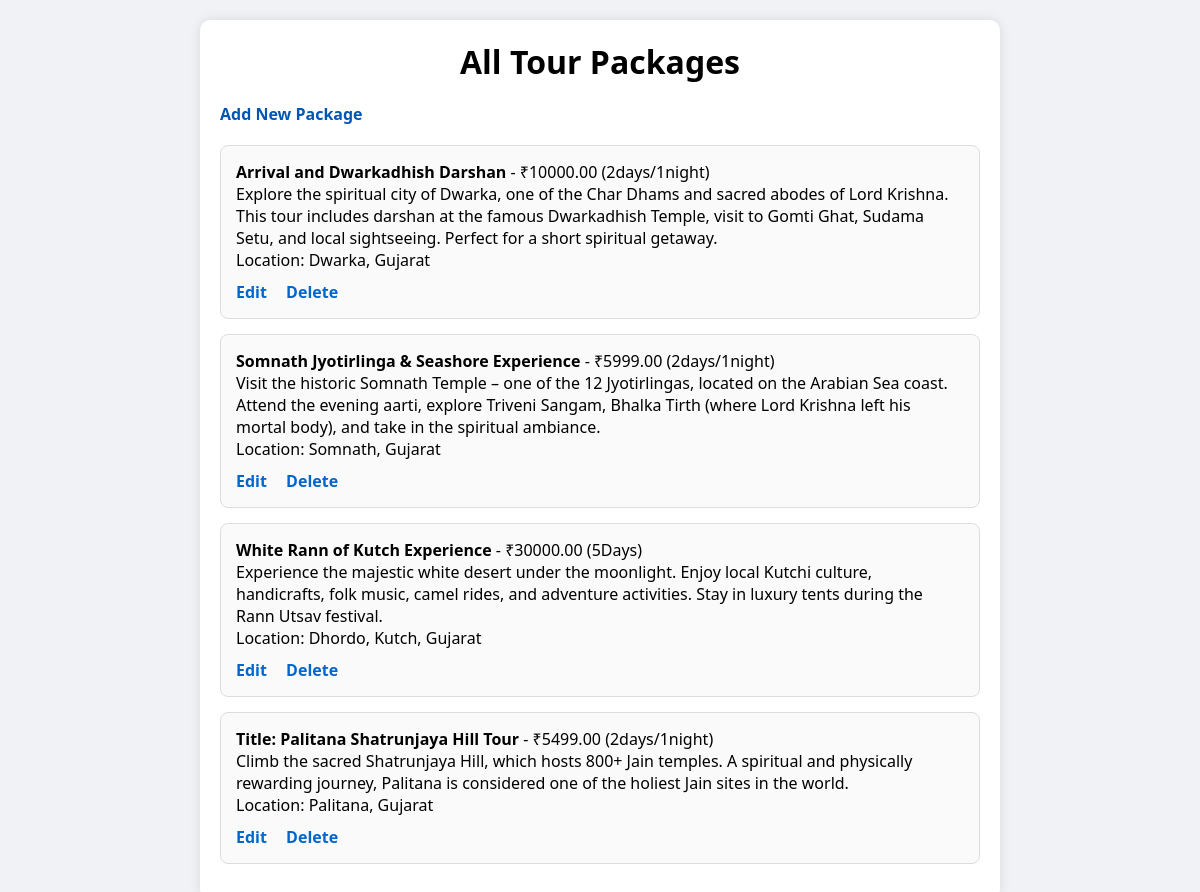
Page /packages/ on the committed database.
### tourApp/models.py (models this page shows, shortened)
class TourPackage(models.Model):
    title = models.CharField(max_length=200)
    description = models.TextField()
    price = models.DecimalField(max_digits=10, decimal_places=2)
    duration = models.CharField(max_length=100)
    location = models.CharField(max_length=200)
    featured_image = models.ImageField(upload_to='tour_images/')

### tourApp/views.py (the view)
# urls.py: path('packages/', views.view_packages, name='view_packages'),
def view_packages(request):
    packages = TourPackage.objects.all()
    return render(request, 'tourApp/package_list.html', {'packages': packages})

### templates/tourApp/package_list.html (shortened to what this page needs)
{% load static %}
<!DOCTYPE html>
<html>
<head>
    <link rel="stylesheet" type="text/css" href="{% static 'style.css' %}">
</head>
<body>
    <div class="container">
        <h1>All Tour Packages</h1>
        <a class="add-link" href="{% url 'add_package' %}">Add New Package</a>
        {% for pkg in packages %}
        <div class="package-card">
            <strong>{{ pkg.title }}</strong> - ₹{{ pkg.price }} ({{ pkg.duration }})<br>
            {{ pkg.description }}<br>
            Location: {{ pkg.location }}
            <div class="actions">
                <a href="{% url 'edit_package' pkg.id %}">Edit</a>
                <a href="{% url 'delete_package' pkg.id %}">Delete</a>
            </div>
        </div>
        {% endfor %}
    </div>
</body>
</html>

### static/style.css (style rules this page uses)
* { box-sizing: border-box; margin: 0; padding: 0; }
body { font-family: 'Segoe UI', Tahoma, Geneva, Verdana, sans-serif; padding: 20px; background-color: #f0f2f5; color: #000000; }
a { text-decoration: none; color: #0056b3; }
.container { max-width: 800px; margin: auto; background: #ffffff; padding: 20px; border-radius: 10px; box-shadow: 0 0 12px rgba(0, 0, 0, 0.1); }
h1 { text-align: center; font-size: 2em; margin-bottom: 20px; }
.add-link { display: inline-block; margin-bottom: 20px; font-weight: bold; }
.package-card { background-color: #fafafa; border: 1px solid #ddd; border-radius: 8px; padding: 15px; margin-bottom: 15px; transition: box-shadow 0.3s ease; }
.actions { margin-top: 10px; }
.actions a { margin-right: 15px; color: #0066cc; font-weight: bold; }

### rows in the picture
TourPackage: title "Arrival and Dwarkadhish Darshan", price "10000.00", duration "2days/1night", description "Explore the spiritual city of Dwarka, one of the Char Dhams and sacred abodes of Lord Krishna. This tour includes darshan at the famous Dwarkadhish Temple, visit to Gomti Ghat, Sudama Setu, and local sightseeing. Perfect for a short spiritual getaway.", location "Dwarka, Gujarat"
TourPackage: title "Somnath Jyotirlinga & Seashore Experience", price "5999.00", duration "2days/1night", description "Visit the historic Somnath Temple – one of the 12 Jyotirlingas, located on the Arabian Sea coast. Attend the evening aarti, explore Triveni Sangam, Bhalka Tirth (where Lord Krishna left his mortal body), and take in the spiritual ambiance.", location "Somnath, Gujarat"
TourPackage: title "White Rann of Kutch Experience", price "30000.00", duration "5Days", description "Experience the majestic white desert under the moonlight. Enjoy local Kutchi culture, handicrafts, folk music, camel rides, and adventure activities. Stay in luxury tents during the Rann Utsav festival.", location "Dhordo, Kutch, Gujarat"
TourPackage: title "Title: Palitana Shatrunjaya Hill Tour", price "5499.00", duration "2days/1night", description "Climb the sacred Shatrunjaya Hill, which hosts 800+ Jain temples. A spiritual and physically rewarding journey, Palitana is considered one of the holiest Jain sites in the world.", location "Palitana, Gujarat"
